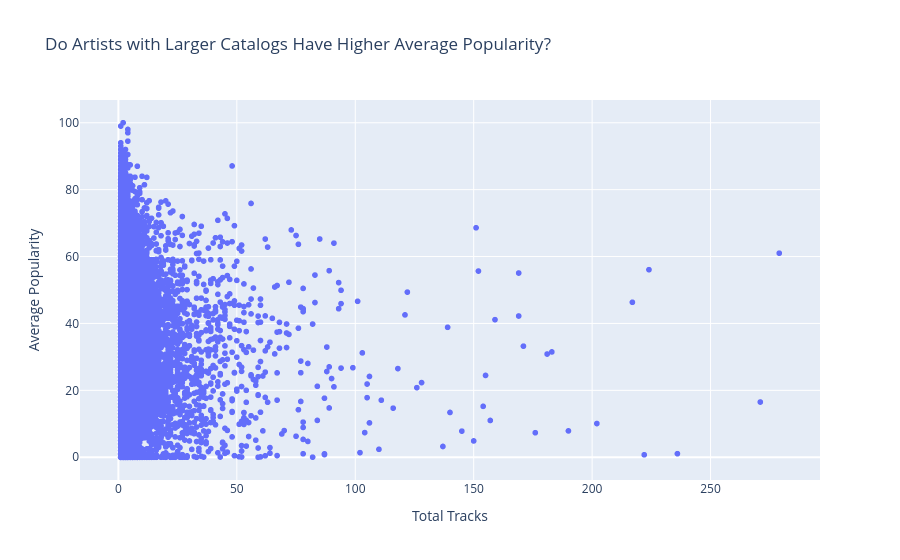

The cell this chart's notebook holds for it:
### Markdown cell above
### Do artists with the largest catalog of songs automatically have a higher average level of popularity?

### Code cell
artist_summary = df.groupby("artists").agg(
    total_tracks=("track_id", "count"),
    avg_popularity=("popularity", "mean"),
    median_popularity=("popularity", "median")
).reset_index()

artist_summary = artist_summary.sort_values("total_tracks", ascending=False)

fig = px.scatter(
    artist_summary,
    x="total_tracks",
    y="avg_popularity",
    hover_data=["artists", "median_popularity"],
    title="Do Artists with Larger Catalogs Have Higher Average Popularity?",
    labels={
        "total_tracks": "Total Tracks",
        "avg_popularity": "Average Popularity"
    }
)

fig.show()

### Figure 1 — Plotly figure (JSON) as saved in the notebook; plotly's stock layout.template omitted (floating-point values rounded to 4 significant figures; data arrays with more than 128 entries replaced by an {"elided": "..."} marker saying what was removed)
{"data": [{"customdata": {"elided": "31437x2 mixed values"}, "hovertemplate": "Total Tracks=%{x}<br>Average Popularity=%{y}<br>artists=%{customdata[0]}<br>median_popularity=%{customdata[1]}<extra></extra>", "legendgroup": "", "marker": {"color": "#636efa", "symbol": "circle"}, "mode": "markers", "name": "", "showlegend": false, "type": "scattergl", "x": {"elided": "31437 int values"}, "xaxis": "x", "y": {"elided": "31437 float values"}, "yaxis": "y"}], "layout": {"legend": {"tracegroupgap": 0}, "title": {"text": "Do Artists with Larger Catalogs Have Higher Average Popularity?"}, "xaxis": {"anchor": "y", "domain": [0, 1], "title": {"text": "Total Tracks"}}, "yaxis": {"anchor": "x", "domain": [0, 1], "title": {"text": "Average Popularity"}}}}
